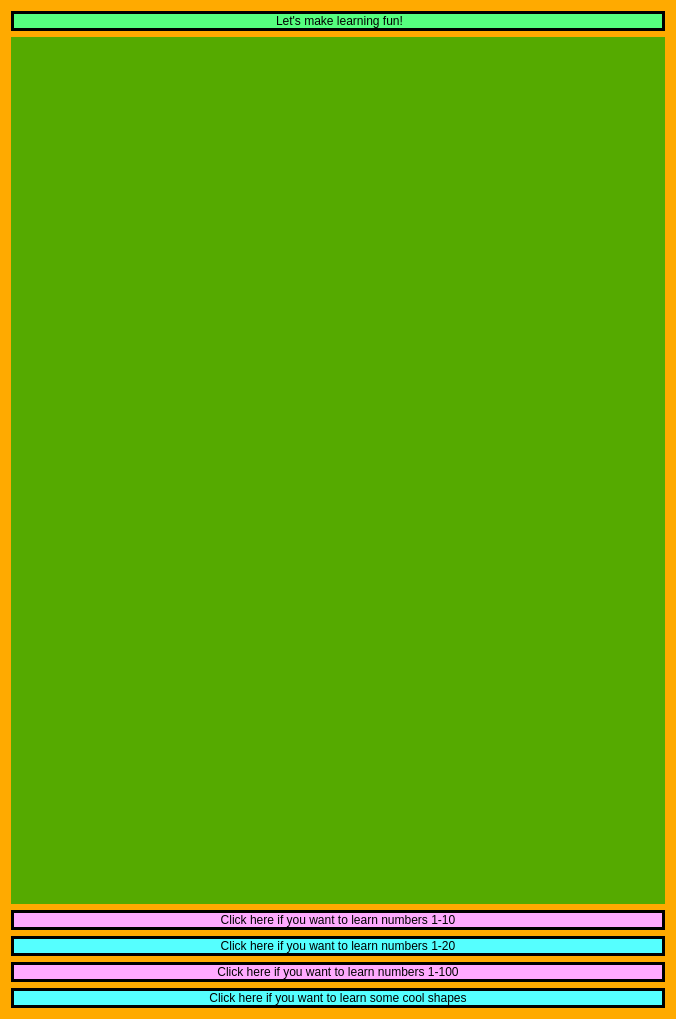
<?xml version="1.0" encoding="UTF-8"?>
<ui version="4.0">
 <class>Under_Five</class>
 <widget class="QDialog" name="Under_Five">
  <property name="geometry">
   <rect>
    <x>0</x>
    <y>0</y>
    <width>676</width>
    <height>1019</height>
   </rect>
  </property>
  <property name="windowTitle">
   <string>Dialog</string>
  </property>
  <property name="styleSheet">
   <string notr="true">background-color: rgb(255, 170, 0);</string>
  </property>
  <layout class="QGridLayout" name="gridLayout">
   <item row="0" column="0">
    <widget class="QLabel" name="label">
     <property name="sizePolicy">
      <sizepolicy hsizetype="Expanding" vsizetype="Fixed">
       <horstretch>0</horstretch>
       <verstretch>0</verstretch>
      </sizepolicy>
     </property>
     <property name="styleSheet">
      <string notr="true">background-color: rgb(85, 255, 127);
font: 18pt &quot;Comic Sans MS&quot;;
border: 3px solid black;</string>
     </property>
     <property name="text">
      <string>&lt;html&gt;&lt;head/&gt;&lt;body&gt;&lt;p align=&quot;center&quot;&gt;Let's make learning fun!&lt;/p&gt;&lt;/body&gt;&lt;/html&gt;</string>
     </property>
    </widget>
   </item>
   <item row="5" column="0">
    <widget class="QPushButton" name="pushButton_3">
     <property name="styleSheet">
      <string notr="true">font: 75 16pt &quot;Comic Sans MS&quot;;
border: 3px solid black;
background-color: rgb(85, 255, 255);</string>
     </property>
     <property name="text">
      <string>Click here if you want to learn some cool shapes</string>
     </property>
    </widget>
   </item>
   <item row="3" column="0">
    <widget class="QPushButton" name="pushButton">
     <property name="styleSheet">
      <string notr="true">font: 75 16pt &quot;Comic Sans MS&quot;;

border: 3px solid black;
background-color: rgb(85, 255, 255);</string>
     </property>
     <property name="text">
      <string>Click here if you want to learn numbers 1-20</string>
     </property>
    </widget>
   </item>
   <item row="4" column="0">
    <widget class="QPushButton" name="pushButton_2">
     <property name="styleSheet">
      <string notr="true">font: 75 16pt &quot;Comic Sans MS&quot;;
border: 3px solid black;
background-color: rgb(255, 170, 255);</string>
     </property>
     <property name="text">
      <string>Click here if you want to learn numbers 1-100</string>
     </property>
    </widget>
   </item>
   <item row="2" column="0">
    <widget class="QPushButton" name="pushButton_4">
     <property name="styleSheet">
      <string notr="true">font: 75 16pt &quot;Comic Sans MS&quot;;
border: 3px solid black;
background-color: rgb(255, 170, 255);</string>
     </property>
     <property name="text">
      <string>Click here if you want to learn numbers 1-10</string>
     </property>
    </widget>
   </item>
   <item row="1" column="0">
    <widget class="QLabel" name="label_2">
     <property name="sizePolicy">
      <sizepolicy hsizetype="Expanding" vsizetype="Expanding">
       <horstretch>0</horstretch>
       <verstretch>0</verstretch>
      </sizepolicy>
     </property>
     <property name="styleSheet">
      <string notr="true">qproperty-alignment: AlignCenter;
background-color: rgb(85, 170, 0);</string>
     </property>
     <property name="text">
      <string/>
     </property>
    </widget>
   </item>
  </layout>
 </widget>
 <resources/>
 <connections/>
</ui>
